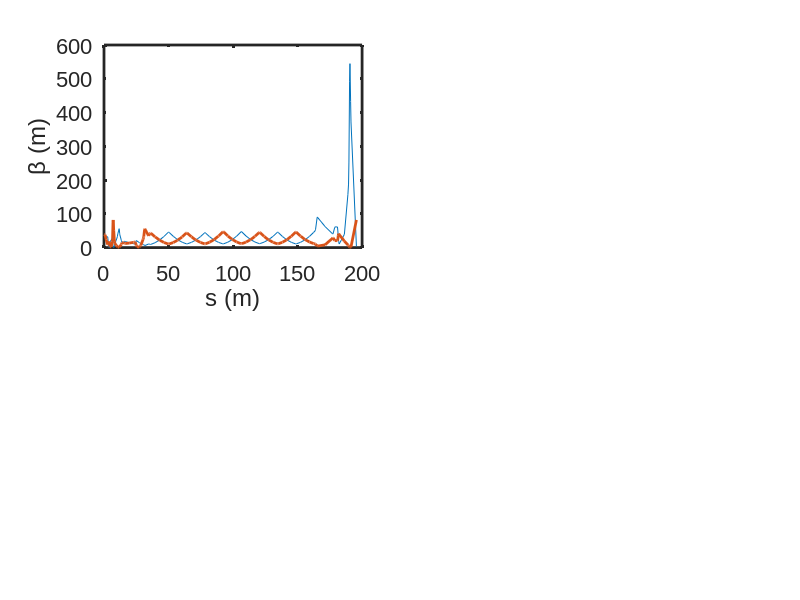

Source code (MATLAB): (Note: this script raises an error after producing the figure.)
 clear all;close all;clc


mag_file = 'one.mag';
%% twiss
data1 = importdata('twissx.DAT');
data2 = importdata('twissy.DAT');
figure
subplot(2,2,1)
plot(data1.data(:,1),data1.data(:,2),data2.data(:,1),data2.data(:,2),'linewidth',2);set(gca,'fontname','arial','fontsize',16,'linewidth',2);xlabel('s (m)');ylabel('\beta (m)');
latticeplot(mag_file,-2,1.5)
legend('\beta_x','\beta_y','','box','off')
subplot(2,2,2)
plot(data1.data(:,1),data1.data(:,3),data2.data(:,1),data2.data(:,3),'linewidth',2);set(gca,'fontname','arial','fontsize',16,'linewidth',2);xlabel('s (m)');ylabel('\alpha');
latticeplot(mag_file,0,1.5)
legend('\alpha_x','\alpha_y','','box','off')
subplot(2,2,3)
plot(data1.data(:,1),data1.data(:,4),data2.data(:,1),data2.data(:,4),'linewidth',2);set(gca,'fontname','arial','fontsize',16,'linewidth',2);xlabel('s (m)');ylabel('\eta');
latticeplot(mag_file,0,0.06)
legend('\eta_x','\eta_y','','box','off')
subplot(2,2,4)
plot(data1.data(:,1),data1.data(:,5),data2.data(:,1),data2.data(:,5),'linewidth',2);set(gca,'fontname','arial','fontsize',16,'linewidth',2);xlabel('s (m)');ylabel('\eta^{\prime}');
latticeplot(mag_file,0,0.1)
legend('\eta^{\prime}_x','\eta^{\prime}_y','','box','off')

set(gcf,'unit','centimeters','position',[10 2 28 20]);

% add lattice distribution
% latticeplot('one2.mag',-2,1)
% legend('\beta_x','\beta_y','','box','off')
return
%% cen
databeamzie = importdata('Cen.DAT');
figure
plot(databeamzie.data(:,1),1e3*databeamzie.data(:,2),databeamzie.data(:,1),1e3*databeamzie.data(:,3),'linewidth',2);set(gca,'fontname','arial','fontsize',16,'linewidth',2);xlabel('s (m)');ylabel('<x>/<y> (mm)');
legend('<x>','<y>','box','off')

% add lattice distribution
latticeplot(mag_file,-0.5,0.1)
legend('<x>','<y>','','box','off')
set(gcf,'unit','centimeters','position',[10 2 58 12]);
%狭缝前后
% data1 = importdata('W1.DAT');
% sigmp1 = mean(data1.data(:,1));
% sigmx1 = mean(data1.data(:,2));
% number1 = length(data1.data(:,1));
% data2 = importdata('W2.DAT');
% sigmp2 = mean(data2.data(:,1));
% sigmx2 = mean(data2.data(:,2));
% number2 = length(data2.data(:,1));
% %plot
% figure;scatter(data1.data(:,2),data1.data(:,3),3);xlabel('x');ylabel('y');set(gca,'fontname','arial','fontsize',14,'linewidth',1.5)
% figure;scatter(data2.data(:,2),data2.data(:,3),3);xlabel('x');ylabel('y');set(gca,'fontname','arial','fontsize',14,'linewidth',1.5)

% 出口发射度
% data_enx = importdata('enx.DAT');
% data_eny = importdata('enY.DAT');
% figure;
% % subplot(1,2,1);
% histogram(data_enx.data,30);title('enx')
% % subplot(1,2,2);histogram(data_eny.data,30);title('eny')
% set(gca,'fontname','arial','fontsize',14,'linewidth',1.5)

%横向包络变化
% data3 = importdata('cen-env.DAT');
% cenenv=data3.data;
% s = cenenv(:,1);
% CxMin = cenenv(:,2);
% CyMin = cenenv(:,3);
% CxMax = cenenv(:,4);
% CyMax = cenenv(:,5);
% CxMean = cenenv(:,6);
% CyMean = cenenv(:,7);
% figure(1);plot(s,CxMin,s,CxMax,s,CxMean)
% figure(2);plot(s,CyMin,s,CyMax,s,CyMean)
